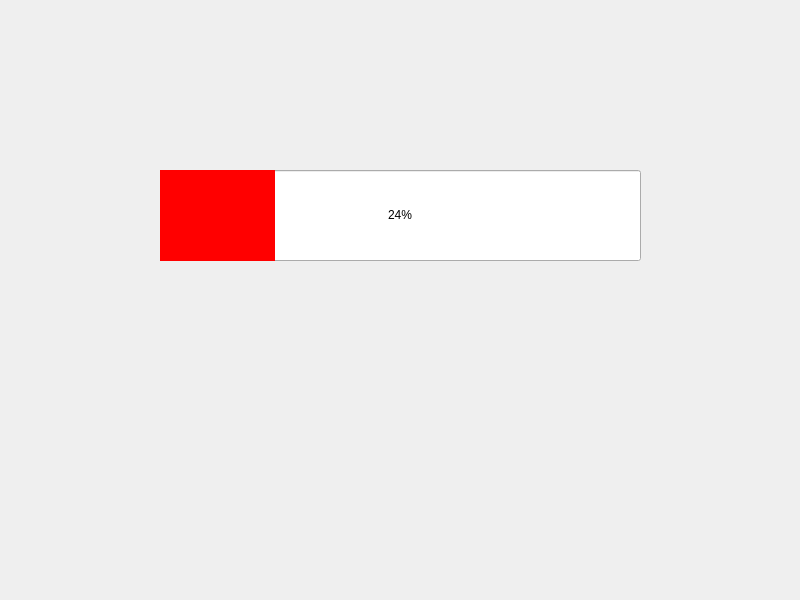
<?xml version="1.0" encoding="UTF-8"?>
<ui version="4.0">
 <class>Widget</class>
 <widget class="QWidget" name="Widget">
  <property name="geometry">
   <rect>
    <x>0</x>
    <y>0</y>
    <width>800</width>
    <height>600</height>
   </rect>
  </property>
  <property name="windowTitle">
   <string>Widget</string>
  </property>
  <widget class="QProgressBar" name="progressBar">
   <property name="geometry">
    <rect>
     <x>160</x>
     <y>170</y>
     <width>481</width>
     <height>91</height>
    </rect>
   </property>
   <property name="styleSheet">
    <string notr="true">QProgressBar::chunk {background-color: red;}</string>
   </property>
   <property name="value">
    <number>24</number>
   </property>
   <property name="alignment">
    <set>Qt::AlignCenter</set>
   </property>
  </widget>
 </widget>
 <resources/>
 <connections/>
</ui>
